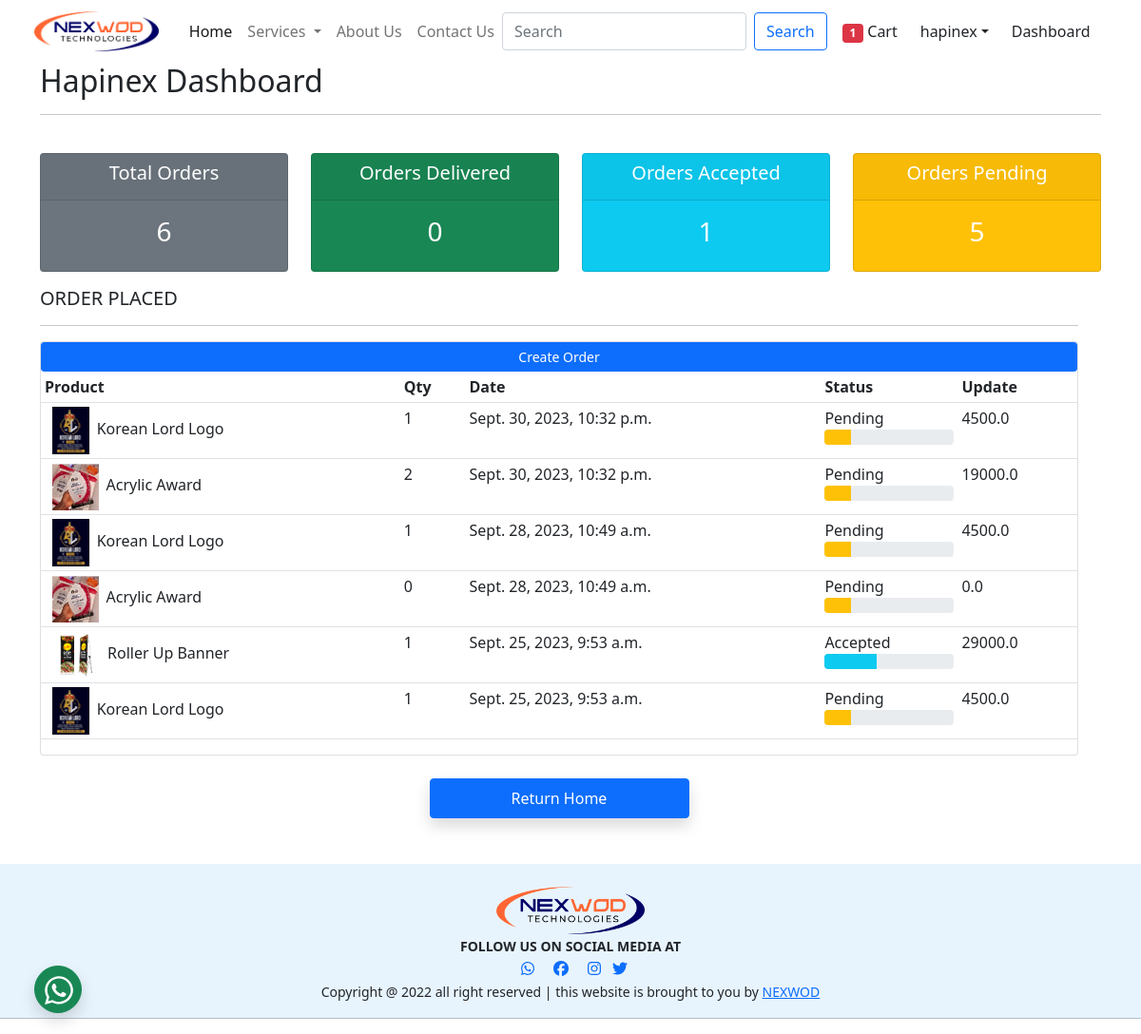
Before: /order/ (signed in) with the older database file.
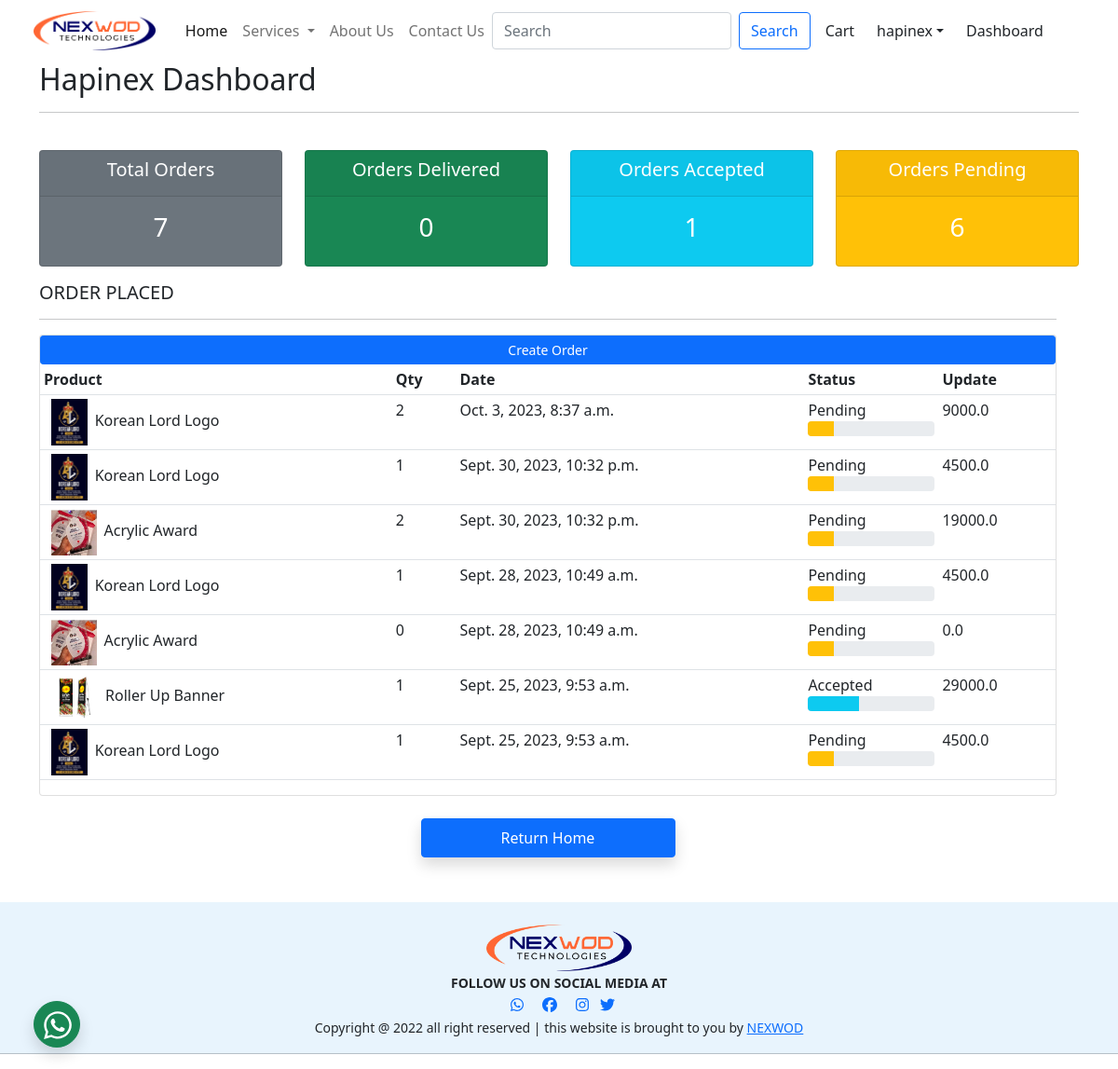
After: the same page with the newer database file.
### app/models.py (models this page shows)
class OrderPlaced(models.Model):
    user = models.ForeignKey(User,on_delete=models.CASCADE, null=True)
    product = models.ForeignKey(Product,on_delete=models.CASCADE, null=True)
    quantity = models.PositiveIntegerField(default = 1, null=True)
    ordered_date = models.DateTimeField(auto_now_add=True)
    status = models.CharField(max_length=50, choices = STATUS_CHOICES, default='Pending', null=True)
    payment = models.ForeignKey(Payapp, on_delete=models.CASCADE, default='', null=True)
    @property
    def total_cost(self):
        return self.quantity * self.product.discounted_price

class Product(models.Model):
    title = models.CharField(max_length = 100)
    selling_price = models.FloatField()
    added_to_cart = models.BooleanField(default=False)
    discounted_price = models.FloatField()
    producer = models.CharField(choices=PRODUCER_CHOICES, max_length = 2)
    description = models.TextField(default = '')
    category = models.CharField(choices=CATEGORY_CHOICES, max_length = 2)
    product_image = models.ImageField(upload_to='product')
    def __str__(self):
        return self.title

### app/views.py (the view)
# urls.py: path('order/', views.order, name='order'),
def order(request):
    totalitem = 0
    if request.user.is_authenticated:
        totalitem = len(Cart.objects.filter(user=request.user))
    orders = OrderPlaced.objects.filter(user=request.user).order_by('-id')
    total_orders = orders.count()
    delivered = orders.filter(status ='Delivered').count()
    pending = orders.filter(status ='Pending').count()
    accepted = orders.filter(status ='Accepted').count() + orders.filter(status ='On the Way').count() + orders.filter(status ='Packed').count()
    return render(request, 'app/order.html', locals())

### app/templates/app/order.html (shortened to what this page needs)
{% extends 'app/base.html' %}
{% load static %}
{% block main-content %}
<div class="container ">
    <h2>{{request.user|capfirst}} Dashboard</h2><hr><br>
    <div class="row">
        <div class="col">
            <div class="col-md">
                <div id="total-orders" class="card text-center bg-secondary text-white mb-3">
                    <div class="card-header">
                        <h5 class="card-title">
                            Total Orders
                        </h5>
                    </div>
                    <div class="card-body ">
                        <h3 class="card-title">
                            {{total_orders}}
                        </h3>
                    </div>
                </div>
            </div>
            </div>
    <div class="col">
            <div class="col-md">
                <div id="orders-delivered" class="card text-center bg-success text-white mb-3">
                    <div class="card-header">
                        <h5 class="card-title">
                            Orders Delivered
                        </h5>
                    </div>
                    <div class="card-body">
                        <h3 class="card-title">
                            {{delivered}}
                        </h3>
                    </div>
                </div>
            </div>
        </div>
        <div class="col">
            <div class="col-md">
                <div id="orders-accepted" class="card text-center bg-info text-white mb-3">
                    <div class="card-header">
                        <h5 class="card-title">
                            Orders Accepted
                        </h5>
                    </div>
                    <div class="card-body">
                        <h3 class="card-title">
                            {{accepted}}
                        </h3>
                    </div>
                </div>
            </div>
        </div>
        <div class="col">
            <div class="col-md">
                <div id="orders-pending" class="card text-center bg-warning text-white mb-3">
                    <div class="card-header">
                        <h5 class="card-title">
                            Orders Pending
                        </h5>
                    </div>
                    <div class="card-body">
                        <h3 class="card-title">
                            {{pending}}
                        </h3>
                    </div>
                </div>
            </div>
        </div>
    <div class="row">
        <div class="col">
            <h5>ORDER PLACED</h5>
            <hr>
            <div class="card cardbody">
                <a class="btn btn-primary btn-sm btn-block" href="{% url 'allproduct' %}"> Create Order</a>
                <table class="table table-sm">
                    <tr>
                        <th>Product</th>
                        <th>Qty</th>
                        <th>Date</th>
                        <th>Status</th>
                        <th>Update</th>
                    </tr>
                    {% for order in orders %}
                    <tr>
                        <td class=""> <img src="{{order.product.product_image.url}}" class="mx-2" height="50px" width = 'me-auto' alt="">{{order.product}}</td>
                        <td>{{order.quantity}}</td>
                        <td>{{order.ordered_date}}</td>
                        <td>{{order.status}} <br>
                          {% if order.status == "Accepted" %}
                          <div class="progress">
                            <div class="progress-bar bg-info" role="progressbar" style="width:40%" aria-valuenow="40" aria-valuemin="0"
                            aria-valuemax="100">
                            </div>
                          </div>
                          {% endif %}
                          {% if order.status == "Pending" %}
                          <div class="progress">
                            <div class="progress-bar bg-warning" role="progressbar" style="width:20%" aria-valuenow="20" aria-valuemin="0"
                            aria-valuemax="100">
                            </div>
                          </div>
                          {% endif %}
                        </td>
                        <td>{{order.total_cost}} <br> </td>
                    </tr>
                    {% endfor %}
                </table>
            </div>
        </div>
      <div class="text-center py-4">
                <a href="{% url 'home' %}" class=" col-sm-3 btn btn-primary shadow px-5 py-2 ns-4"> Return Home </a>
            </div>
    </div>
    </div>
</div>
{% endblock main-content %}

### app/templates/app/base.html (shortened to what this page needs)
<!DOCTYPE html>
{% load static %}
<html lang="en">
<head>
</head>
    <link rel="stylesheet" href="{% static 'app/css/owl.carousel.min.css' %}">
    <link rel="stylesheet" href="{% static 'app/css/owl.theme.default.min.css' %}">
    <link rel="stylesheet" href="{% static 'app//css/bootstrap.min.css' %}">
    <link rel="stylesheet" href="{% static 'app/css/all.min.css' %}">
    <link rel="stylesheet" href="{% static 'app/css/style.css' %}">
<body >
    <nav class="navbar navbar-expand-lg navbar-light bg-white bg-body-tertiary">
        <div class="container-fluid">
         <img class="px-sm-4 py-1" src="{% static 'app/img/logo.png' %}" height="50" width = "me-auto" alt="">
          <div class="collapse navbar-collapse" id="navbarSupportedContent">
            <ul class="navbar-nav me-auto mb-2 mb-lg-0">
              <li class="nav-item">
                <a class="nav-link active" aria-current="page" href="{% url 'home'  %}">Home</a>
              </li>
              <li class="nav-item dropdown">
                <a class="nav-link dropdown-toggle" href="#" role="button" data-bs-toggle="dropdown" aria-expanded="false">
                  Services
                </a>
              </li>
              <li class="nav-item">
                <a class="nav-link" href="{% url 'about'  %}">About Us</a>
              </li>
              <li class="nav-item">
                <a class="nav-link" href="{% url 'contact'  %}">Contact Us</a>
              </li>
            <form class="d-flex" role="search" action="/search">
              <input class="form-control me-2" type="search" placeholder="Search" name = "search" aria-label="Search">
              <button class="btn btn-outline-primary" type="submit">Search</button>
            </form>
            <li class="nav-item mx-2">
                <a href="{% url 'showcart' %}" class="nav-link text-dark"> <span class="badge bg-danger">{%if totalitem > 0%}{{totalitem}}{%endif%}</span> Cart</a>
              </li>
            {% if request.user.is_authenticated %}
          <ul class="navbar-nav me-auto mb-2 mb-lg-0">
            <li class="nav-item dropdown">
              <a class="nav-link dropdown-toggle text-dark" href=""
              id="profiledropdown" role="button" data-bs-toggle="dropdown" aria-expanded="false">{{request.user}}</a>
            </li>
            {% endif %}
            {% if request.user.is_superuser %}
            <li class="nav-item mx-2">
              <a href="{% url 'dashboard' %}" class="nav-link text-dark">Dashboard</a>
            </li>
            {% endif %}
          </ul>
        </div>
        </div>
      </nav>
      {% block main-content %} {% endblock main-content %}
<a href="https://wa.me/2349021865092?text=I'm%20inquiring%20about%20the%20product%20listing" class=" btn btn-success shadow px-2 fw-bold py-2 ns-4"
style="position: fixed; height: 50px; width: 50px; bottom: 2%; border-radius: 50%; left: 3%;" ><i class="fab fa-whatsapp " style="height: 34px; width: 34px;"></i></a>
<footer class="" style="background-color: rgb(232, 244, 253) ;">
  <div class="container" >
    <div class="row pt-4 mt-4">
      <div class="col text-center footer">
        <a href="{% url 'home' %}" class="footer-logo my-2"><img src="{% static 'app/img/logo.png' %}" height="50" width = "me-auto"></a>
        <br><small class="footer-body text-uppercase fw-bold ">follow us on social media at</small> <br>
        <a href="https://wa.me/2349021865092?text=I'm%20inquiring%20about%20the%20product%20listing" class="px-2"><i class="fab fa-whatsapp"></i></a>
        <a href="https://www.facebook.com/Nexwod-graphics-and-logo-design/"  class="px-2"><i class="fab fa-facebook"></i></a>
        <a href="https://instagram.com/nexwodgraphics?igshid=YmMyMTA2M2Y=" class="px-2"><i class="fab fa-instagram"></i></a>
        <a href="https://wa.me/message/TCILH72BAEYVK1"><i class="fab fa-twitter" class="px-2"></i></a>
      <div class="copywrite-area">
        <small class="copywrite position-relative">
          Copyright @ 2022 all right reserved | this website is brought to you by <a href="https://wa.me/message/FHNCCUIQBNOLE1">NEXWOD</a>
        </small>
      </div>
      </div>
    </div>
  </div><hr>
</footer>
</body>
</html>

Changed rows visible on the page:
added OrderPlaced: product.product_image (picture), product "Korean Lord Logo", quantity "2", ordered_date "Oct. 3, 2023, 8:37 a.m.", status "Pending", total_cost "9000.0"
Other visible differences:
{{ total_orders }}: "6" → "7"
{{ pending }}: "5" → "6"
{{ totalitem }}: "1" → (not shown)
